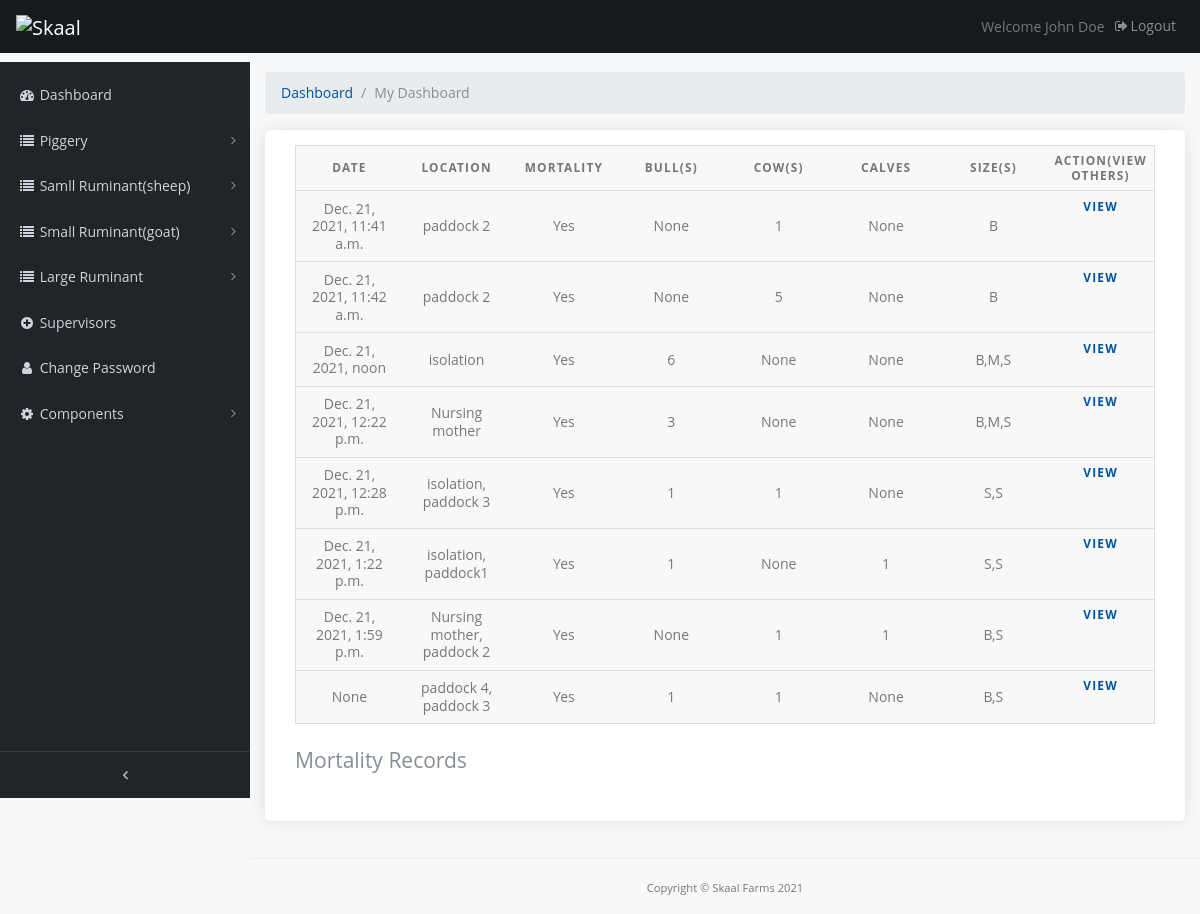
Screenshot of /pages/cow-motality-records with the database file from the repository.
### farmrecord/models.py (models this page shows, shortened)
class CowMortality(models.Model):
    mortality = models.CharField(max_length=10, verbose_name='mortality')
    date = models.DateTimeField(auto_now_add=True)
    location = models.CharField(max_length=200, verbose_name='loaction(s)')
    cow_num = models.IntegerField(verbose_name='Cow(s)', blank=True, null=True)
    bull_num = models.IntegerField(verbose_name='Bull(s)', blank=True, null=True)
    calves = models.IntegerField(verbose_name='calve(s)', blank=True, null=True)
    section = models.ForeignKey(Section, verbose_name='Section', related_name='category1', null=True, on_delete=models.CASCADE)
    size = models.CharField(max_length=100, verbose_name='Size(s)')
    comment = models.TextField(max_length=500, verbose_name='Cause of death' , blank=True)
    image_1 = models.FileField(verbose_name='first image', blank=True, null=True, upload_to='uploads/',)
    image_2 = models.FileField(verbose_name=' second image', blank=True, null=True, upload_to='uploads/')
    class Meta():
        verbose_name_plural='Cow mortality'

### farmrecord/views.py (the view)
# urls.py: path('cow-motality-records', views.cow_motrec, name='cow_motrec'),
def cow_motrec(request):
    cow_rec =   CowMortality.objects.order_by('date')
    return render(request, 'cowmotrec.html', {'cow_rec': cow_rec})

### templates/cowmotrec.html (shortened to what this page needs)
{% extends 'base.html' %}
{% load static %}
{% block content %}
  <div class="content-wrapper">
    <div class="container-fluid">
      <ol class="breadcrumb">
        <li class="breadcrumb-item">
          <a href="#">Dashboard</a>
        </li>
        <li class="breadcrumb-item active">My Dashboard</li>
      </ol>
		<div class="box_general padding_bottom">
			      <table>
                <caption>Mortality Records</caption>
                <thead>
                  <tr>
                    <th scope="col">Date</th>
                    <th scope="col">Location</th>
                    <th scope="col">Mortality</th>
                    <th scope="col">Bull(s)</th>
                    <th scope="col">Cow(s)</th>
                    <th scope="col">Calves</th>
                    <th scope="col">Size(s)</th>
                    <th scope="col">ACTION(View others)</th>
                  </tr>
                </thead>
                <tbody>
                  {% if cow_rec %}
                  {% for a in cow_rec %}
                  <tr>
                    <td data-label="Date">{{ a.date }}</td>
                    <td data-label="Location">{{ a.location }}</td>
                    <td data-label="Mortality">{{ a.mortality }}</td>
                    <td data-label="Bull(s)">{{ a.bull_num }}</td>
                    <td data-label="Cow(s)">{{ a.cow_num }}</td>
                    <td data-label="Calves">{{ a.calves }}</td>
                    <td data-label="Size(s)">{{ a.size }}</td>
                    <th data-label="Action" class="table"><a href="{% url 'farmrecord:cow_motrec_view' a.id %}" >View</a></th>
                  {% endfor %}
                  {% endif %}
                  </tr>
                </tbody>
            </table>
		</div>
	  </div>
   	</div>
{% endblock %}

### static/css/admin.css (style rules this page uses)
html { position: relative; min-height: 100%; }
body { overflow-x: hidden; }
body.sticky-footer { margin-bottom: 62px; }
body.sticky-footer .content-wrapper { min-height: calc(100vh - 62px - 62px); }
body.fixed-nav { padding-top: 56px; }
.content-wrapper { min-height: calc(100vh - 62px); padding-top: 1rem; }
.content-wrapper { overflow-x: hidden; background: white; }
@media (min-width: 992px) { .content-wrapper { margin-left: 250px; } }
body { background: #f8f8f8; color: #777 !important; font-family: "Poppins", Helvetica, sans-serif; font-size: 14px; font-size: 0.875rem; }
.content-wrapper { background: #f8f8f8; }
.box_general { background-color: #fff; padding: 15px 30px 0 30px; -webkit-border-radius: 5px; -moz-border-radius: 5px; -ms-border-radius: 5px; border-radius: 5px; margin-bottom: 30px; color: #777; font-size: 14px; font-size: 0.875rem; -webkit-box-shadow: 0px 0px 15px 0px rgba(0, 0, 0, 0.1); -moz-box-shadow: 0px 0px 15px 0px rgba(0, 0, 0, 0.1); box-shadow: 0px 0px 15px 0px rgba(0, 0, 0, 0.1); }
.box_general.padding_bottom { padding-bottom: 20px; }

### static/css/table.css (style rules this page uses)
table { border: 1px solid #ccc; border-collapse: collapse; margin: 0; padding: 0; width: 100%; table-layout: fixed; }
table caption { font-size: 1.5em; margin: .5em 0 .75em; }
table tr { background-color: #f8f8f8; border: 1px solid #ddd; padding: .35em; }
table th, table td { padding: .625em; text-align: center; }
table th { font-size: .85em; letter-spacing: .1em; text-transform: uppercase; }
body { font-family: "Open Sans", sans-serif; line-height: 1.25; }
.table { display:block; text-decoration:none; }

### rows the page displays
CowMortality: date "Dec. 21, 2021, 11:41 a.m.", location "paddock 2", mortality "Yes", bull_num "None", cow_num "1", calves "None", size "B"
CowMortality: date "Dec. 21, 2021, 11:42 a.m.", location "paddock 2", mortality "Yes", bull_num "None", cow_num "5", calves "None", size "B"
CowMortality: date "Dec. 21, 2021, noon", location "isolation", mortality "Yes", bull_num "6", cow_num "None", calves "None", size "B,M,S"
CowMortality: date "Dec. 21, 2021, 12:22 p.m.", location "Nursing mother", mortality "Yes", bull_num "3", cow_num "None", calves "None", size "B,M,S"
CowMortality: date "Dec. 21, 2021, 12:28 p.m.", location "isolation, paddock 3", mortality "Yes", bull_num "1", cow_num "1", calves "None", size "S,S"
CowMortality: date "Dec. 21, 2021, 1:22 p.m.", location "isolation, paddock1", mortality "Yes", bull_num "1", cow_num "None", calves "1", size "S,S"
CowMortality: date "Dec. 21, 2021, 1:59 p.m.", location "Nursing mother, paddock 2", mortality "Yes", bull_num "None", cow_num "1", calves "1", size "B,S"
CowMortality: date "None", location "paddock 4, paddock 3", mortality "Yes", bull_num "1", cow_num "1", calves "None", size "B,S"
